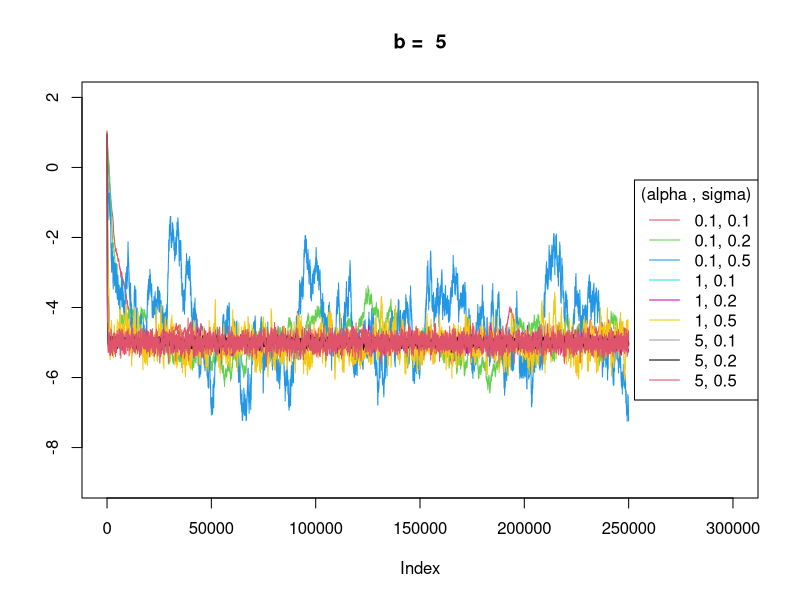
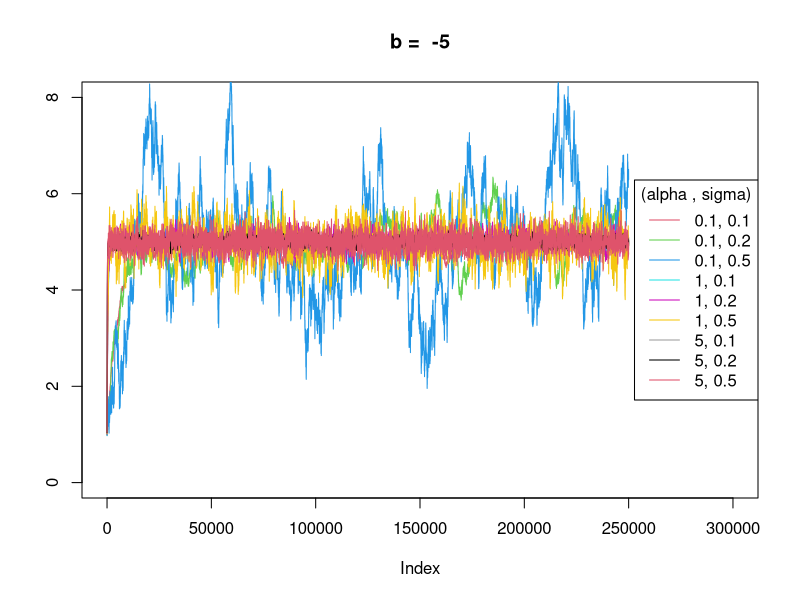
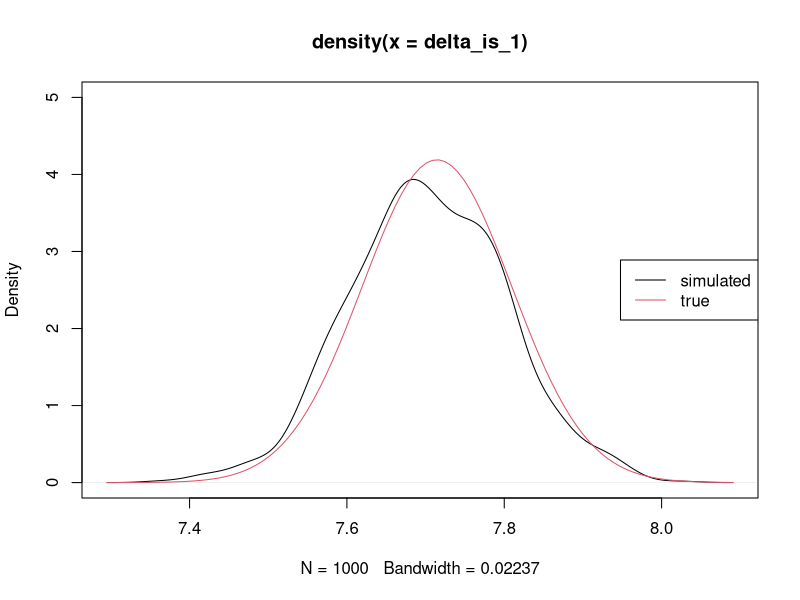
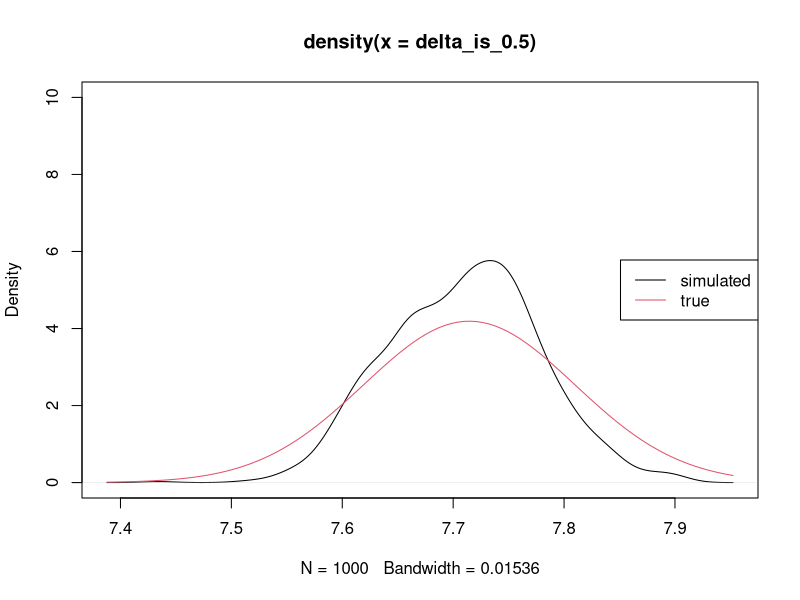
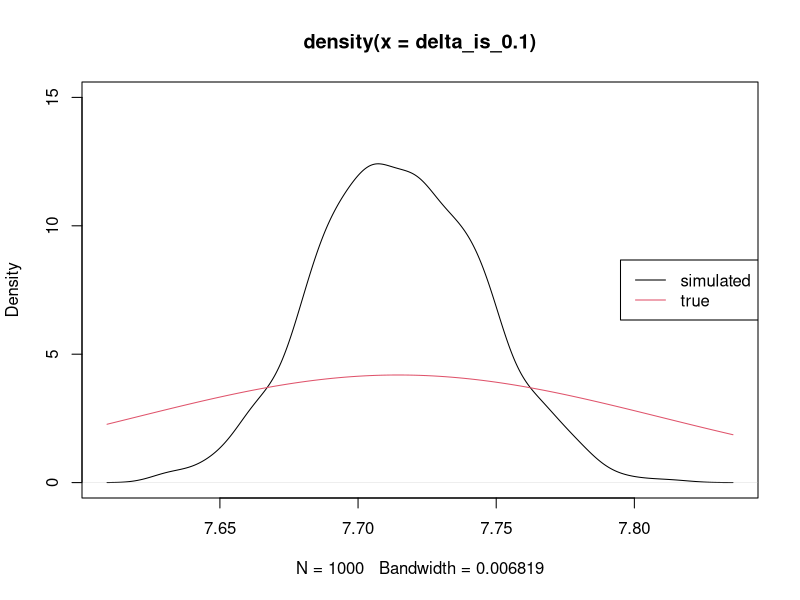
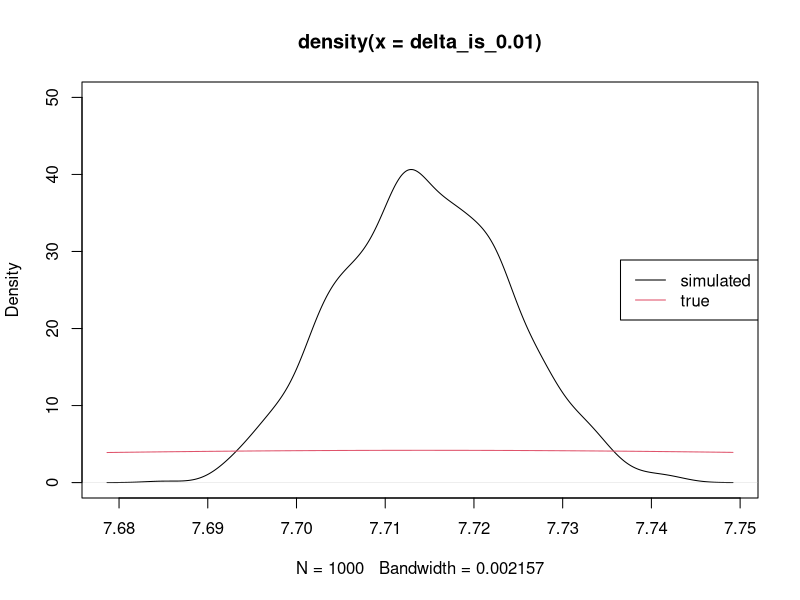

Source code (R) for these figures, in order:
## ---- chunk 1
knitr::opts_chunk$set(echo = TRUE)
## ---- chunk 2
ou <- function(alpha, sigma, b, r0, t.max, delta) {
  n <- t.max/delta
  r <- rep(r0, (n + 1))
  for(i in 1:n) {   
    r[i+1] <- exp(-alpha * delta) * r[i] + b * (1 - exp(-alpha * delta)) + 
      sigma * sqrt((1 - exp(-2 * alpha * delta)) / (2 * alpha))  * rnorm(1)
  }
  return(r)
}
a <- c(0.1, 1, 5)
s <- c(0.1, 0.2, 0.5)
b <- c(-5, 5)
r <- matrix(NA, 18, 500^2+1) 
  for (i in 1:2) {
  for (j in 1:3) {
    for (k in 1:3) {
      r[9 * (i - 1) + 3 * (j - 1) + k, ] <- 
        ou(a[j], s[k], b[i], 1, 500, 1/500)
    }    
  }  
}
r.new <- r[, -1]
## ---- chunk 3
plot(r.new[1, ],type='l',ylim = c(-9, 2), ylab='', col=2,main='b =  5',xlim=c(0,300000))
lines(r.new[2, ], type='l', col=3)
lines(r.new[3, ], type='l', col=4)
lines(r.new[4, ], type='l', col=5)
lines(r.new[5, ], type='l', col=6)
lines(r.new[6, ], type='l', col=7)
lines(r.new[7, ], type='l', col=8)
lines(r.new[8, ], type='l', col=9)
lines(r.new[9, ], type='l', col=10)
legend("right", legend=c('0.1, 0.1', '0.1, 0.2', '0.1, 0.5','1, 0.1', '1, 0.2', '1, 0.5','5, 0.1', '5, 0.2', '5, 0.5'),lty=c(1,1), col=c(2, 3, 4,5,6,7,8,9,10), title="(alpha , sigma)")
## ---- chunk 4
plot(r.new[10, ],type='l',ylim = c(0, 8), ylab='', col=2,main='b =  -5',xlim=c(0,300000))
lines(r.new[11, ], type='l', col=3)
lines(r.new[12, ], type='l', col=4)
lines(r.new[13, ], type='l', col=5)
lines(r.new[14, ], type='l', col=6)
lines(r.new[15, ], type='l', col=7)
lines(r.new[16, ], type='l', col=8)
lines(r.new[17, ], type='l', col=9)
lines(r.new[18, ], type='l', col=10)
legend("right", legend=c('0.1, 0.1', '0.1, 0.2', '0.1, 0.5','1, 0.1', '1, 0.2', '1, 0.5','5, 0.1', '5, 0.2', '5, 0.5'),lty=c(1,1), col=c(2, 3, 4,5,6,7,8,9,10), title="(alpha , sigma)")
## ---- chunk 5
euler <- function(alpha, sigma, b, r0, delta) {   
  n <- 1/delta
  r <- matrix(r0, 1000, n + 1) 
  for (i in 1:1000) {
    for (j in 1:n) {
      r[i,j+1]<-r[i,j]+alpha*(b-r[i,j])*delta+sigma*delta*rnorm(1)
      }
  }
  return(r)
}
a <- 0.1
s <- 0.1
b <- 5
init <- 8
delta <- c(1, 0.5, 0.1, 0.01)
mu <- exp(-a * delta[1]) * init + b * (1 - exp(-a * delta[1]))
sig <- s * sqrt((1 - exp(-2 * a * delta[1])) / (2 * a))
true <- function (x) {
  exp(-((x-mu)^2) /(2*sig^2)) / sqrt(2*pi*sig^2)
}
delta_is_1 <- euler(a, s, b, init, delta[1])[, 2]
delta_is_0.5 <- euler(a, s, b, init, delta[2])[, 3]
delta_is_0.1 <- euler(a, s, b, init, delta[3])[, 11]
delta_is_0.01 <- euler(a, s, b, init, delta[4])[, 101]

## ---- chunk 6
plot(density(delta_is_1), col = 1, lwd = 1,ylim=c(0,5))
curve(true, add = T, col = 2)
legend('right', legend = c("simulated","true"),lty = c(1, 1), lwd = c(1, 1), col = 1:2)
## ---- chunk 7
plot(density(delta_is_0.5), col = 1, lwd = 1,ylim=c(0,10))
curve(true, add = T, col = 2)
legend('right', legend = c("simulated","true"),lty = c(1, 1), lwd = c(1, 1), col = 1:2)
## ---- chunk 8
plot(density(delta_is_0.1), col = 1, lwd = 1,ylim=c(0,15))
curve(true, add = T, col = 2)
legend('right', legend = c("simulated","true"),lty = c(1, 1), lwd = c(1, 1), col = 1:2)
## ---- chunk 9
plot(density(delta_is_0.01), col = 1, lwd = 1,ylim=c(0,50))
curve(true, add = T, col = 2)
legend('right', legend = c("simulated","true"),lty = c(1, 1), lwd = c(1, 1), col = 1:2)
